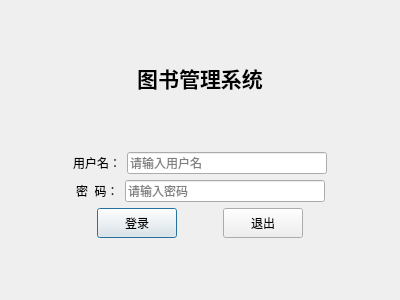
<?xml version="1.0" encoding="UTF-8"?>
<ui version="4.0">
 <class>LoginWindow</class>
 <widget class="QDialog" name="LoginWindow">
  <property name="geometry">
   <rect>
    <x>0</x>
    <y>0</y>
    <width>400</width>
    <height>300</height>
   </rect>
  </property>
  <property name="windowTitle">
   <string>登录</string>
  </property>
  <property name="styleSheet">
   <string notr="true"/>
  </property>
  <layout class="QVBoxLayout" name="verticalLayout">
   <item>
    <spacer name="verticalSpacer_2">
     <property name="orientation">
      <enum>Qt::Vertical</enum>
     </property>
     <property name="sizeHint" stdset="0">
      <size>
       <width>20</width>
       <height>40</height>
      </size>
     </property>
    </spacer>
   </item>
   <item>
    <layout class="QHBoxLayout" name="horizontalLayout_3">
     <item>
      <spacer name="horizontalSpacer_5">
       <property name="orientation">
        <enum>Qt::Horizontal</enum>
       </property>
       <property name="sizeHint" stdset="0">
        <size>
         <width>40</width>
         <height>20</height>
        </size>
       </property>
      </spacer>
     </item>
     <item>
      <widget class="QLabel" name="titleLabel">
       <property name="font">
        <font>
         <pointsize>16</pointsize>
         <bold>true</bold>
        </font>
       </property>
       <property name="text">
        <string>图书管理系统</string>
       </property>
       <property name="alignment">
        <set>Qt::AlignCenter</set>
       </property>
      </widget>
     </item>
     <item>
      <spacer name="horizontalSpacer_6">
       <property name="orientation">
        <enum>Qt::Horizontal</enum>
       </property>
       <property name="sizeHint" stdset="0">
        <size>
         <width>40</width>
         <height>20</height>
        </size>
       </property>
      </spacer>
     </item>
    </layout>
   </item>
   <item>
    <spacer name="verticalSpacer">
     <property name="orientation">
      <enum>Qt::Vertical</enum>
     </property>
     <property name="sizeHint" stdset="0">
      <size>
       <width>20</width>
       <height>40</height>
      </size>
     </property>
    </spacer>
   </item>
   <item>
    <layout class="QHBoxLayout" name="horizontalLayout">
     <item>
      <spacer name="horizontalSpacer">
       <property name="orientation">
        <enum>Qt::Horizontal</enum>
       </property>
       <property name="sizeHint" stdset="0">
        <size>
         <width>40</width>
         <height>20</height>
        </size>
       </property>
      </spacer>
     </item>
     <item>
      <widget class="QLabel" name="usernameLabel">
       <property name="text">
        <string>用户名：</string>
       </property>
      </widget>
     </item>
     <item>
      <widget class="QLineEdit" name="usernameLineEdit">
       <property name="minimumSize">
        <size>
         <width>200</width>
         <height>0</height>
        </size>
       </property>
       <property name="placeholderText">
        <string>请输入用户名</string>
       </property>
      </widget>
     </item>
     <item>
      <spacer name="horizontalSpacer_2">
       <property name="orientation">
        <enum>Qt::Horizontal</enum>
       </property>
       <property name="sizeHint" stdset="0">
        <size>
         <width>40</width>
         <height>20</height>
        </size>
       </property>
      </spacer>
     </item>
    </layout>
   </item>
   <item>
    <layout class="QHBoxLayout" name="horizontalLayout_2">
     <item>
      <spacer name="horizontalSpacer_3">
       <property name="orientation">
        <enum>Qt::Horizontal</enum>
       </property>
       <property name="sizeHint" stdset="0">
        <size>
         <width>40</width>
         <height>20</height>
        </size>
       </property>
      </spacer>
     </item>
     <item>
      <widget class="QLabel" name="passwordLabel">
       <property name="text">
        <string>密  码：</string>
       </property>
      </widget>
     </item>
     <item>
      <widget class="QLineEdit" name="passwordLineEdit">
       <property name="minimumSize">
        <size>
         <width>200</width>
         <height>0</height>
        </size>
       </property>
       <property name="echoMode">
        <enum>QLineEdit::Password</enum>
       </property>
       <property name="placeholderText">
        <string>请输入密码</string>
       </property>
      </widget>
     </item>
     <item>
      <spacer name="horizontalSpacer_4">
       <property name="orientation">
        <enum>Qt::Horizontal</enum>
       </property>
       <property name="sizeHint" stdset="0">
        <size>
         <width>40</width>
         <height>20</height>
        </size>
       </property>
      </spacer>
     </item>
    </layout>
   </item>
   <item>
    <layout class="QHBoxLayout" name="horizontalLayout_4">
     <item>
      <spacer name="horizontalSpacer_7">
       <property name="orientation">
        <enum>Qt::Horizontal</enum>
       </property>
       <property name="sizeHint" stdset="0">
        <size>
         <width>40</width>
         <height>20</height>
        </size>
       </property>
      </spacer>
     </item>
     <item>
      <widget class="QPushButton" name="loginButton">
       <property name="minimumSize">
        <size>
         <width>80</width>
         <height>30</height>
        </size>
       </property>
       <property name="text">
        <string>登录</string>
       </property>
       <property name="default">
        <bool>true</bool>
       </property>
      </widget>
     </item>
     <item>
      <spacer name="horizontalSpacer_9">
       <property name="orientation">
        <enum>Qt::Horizontal</enum>
       </property>
       <property name="sizeType">
        <enum>QSizePolicy::Fixed</enum>
       </property>
       <property name="sizeHint" stdset="0">
        <size>
         <width>40</width>
         <height>20</height>
        </size>
       </property>
      </spacer>
     </item>
     <item>
      <widget class="QPushButton" name="exitButton">
       <property name="minimumSize">
        <size>
         <width>80</width>
         <height>30</height>
        </size>
       </property>
       <property name="text">
        <string>退出</string>
       </property>
      </widget>
     </item>
     <item>
      <spacer name="horizontalSpacer_8">
       <property name="orientation">
        <enum>Qt::Horizontal</enum>
       </property>
       <property name="sizeHint" stdset="0">
        <size>
         <width>40</width>
         <height>20</height>
        </size>
       </property>
      </spacer>
     </item>
    </layout>
   </item>
   <item>
    <spacer name="verticalSpacer_3">
     <property name="orientation">
      <enum>Qt::Vertical</enum>
     </property>
     <property name="sizeHint" stdset="0">
      <size>
       <width>20</width>
       <height>40</height>
      </size>
     </property>
    </spacer>
   </item>
  </layout>
 </widget>
 <resources/>
 <connections/>
</ui> 
